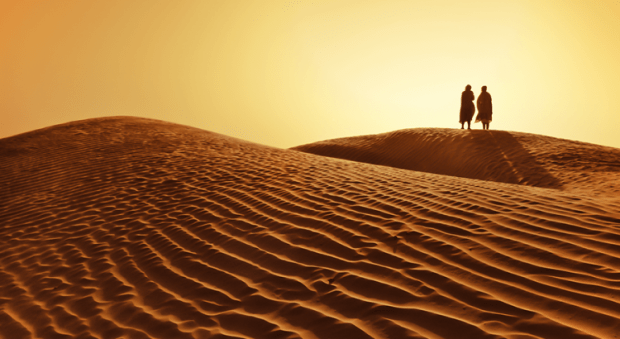
//> input picture exercicio_1/deserto.png, 620 x 339 px
$ ./laplace   (built with g++ and OpenCV 4)
//> lines starting //> are read from the running program, lines starting //| are printed output that depends on the picture
#include <iostream>
#include <opencv2/opencv.hpp>

using namespace cv;
using namespace std;

int main(int argc, char **argv)
{
    int ncoluna, nlinha;
    Mat image, aguc;

    float lap[] = {0,  1,  0,
                   1, -4,  1,
                   0,  1,  0};

/*     float lap[] = {0, 2, 0,
                   2, -8, 2,
                   0, 2, 0}; */


    String path = "deserto.png";

    image = imread(path, CV_LOAD_IMAGE_GRAYSCALE);
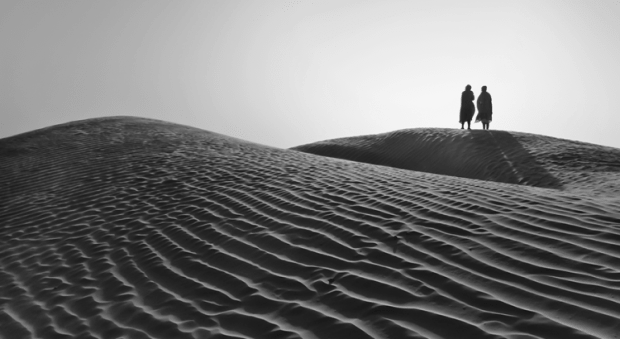
//> image: 339 rows x 620 cols, CV_8UC1; min 22, max 246, mean 120.6
    if (!image.data)
    {
        cout << "Falha no carregamento." << endl;
        return (-1);
    }

    ncoluna = image.size().width;
//> ncoluna = 620
    nlinha = image.size().height;
//> nlinha = 339

    Mat ilaplace(nlinha, ncoluna, CV_8UC1);

    for (int i = 1; i < nlinha - 1; i++)
    {
        for (int j = 1; j < ncoluna - 1; j++)
        {
            ilaplace.at<uchar>(i, j) = image.at<uchar>(i - 1, j - 1) * lap[0]/9.0 + image.at<uchar>(i - 1, j)*lap[1]/9.0 + image.at<uchar>(i - 1, j + 1)*lap[2]/9.0 +
                                       image.at<uchar>(i, j - 1) * lap[3]/9.0 + image.at<uchar>(i, j) * lap[4]/9.0 + image.at<uchar>(i, j + 1)*lap[5]/9.0 +
                                       image.at<uchar>(i + 1, j - 1)*lap[6]/9.0 + image.at<uchar>(i + 1, j)*lap[7]/9.0 + image.at<uchar>(i + 1, j + 1)*lap[8]/9.0;
        }
    }
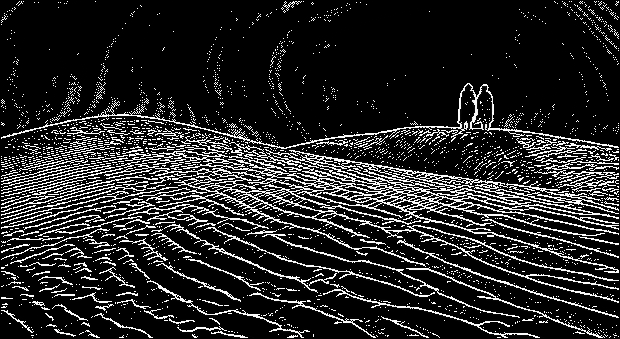
//> ilaplace: 339 rows x 620 cols, CV_8UC1; min 0, max 255, mean 39.2

    aguc = image - ilaplace;
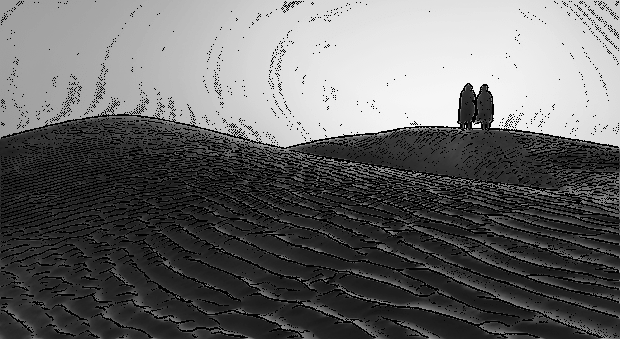
//> aguc: 339 rows x 620 cols, CV_8UC1; min 0, max 246, mean 103.2

    path = "imagemLaplaciano/deserto.jpg";
    imwrite(path, ilaplace);
    path = "imagemLaplaciano/deserto_aguc.jpg";
    imwrite(path, aguc);
    path = "imagemLaplaciano/deserto_cinza.jpg";
    imwrite(path, image);

    return 0;
}
